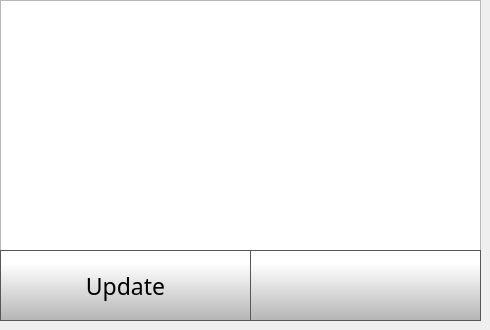
    <widget class="QWidget" name="OTAUpdatePage">
     <widget class="QListWidget" name="updateListWidget">
      <property name="geometry">
       <rect>
        <x>0</x>
        <y>0</y>
        <width>481</width>
        <height>251</height>
       </rect>
      </property>
      <property name="font">
       <font>
        <pointsize>14</pointsize>
       </font>
      </property>
      <property name="contextMenuPolicy">
       <enum>Qt::NoContextMenu</enum>
      </property>
      <property name="styleSheet">
       <string notr="true"> QScrollBar:vertical {
     border: 1px solid black;
border-radius: 5px;
	background-color: rgb(40,40,40);
     width: 80px;
     margin: 70px 0 70px 0;
 }
 QScrollBar::handle:vertical {
border-radius: 5px;
background: qlineargradient(spread:pad, x1:0, y1:1, x2:0, y2:0.188, stop:0 rgba(180, 180, 180, 255), stop:1 rgba(255, 255, 255, 255));
min-height: 20px;
 }
 QScrollBar::add-line:vertical {
     border: 1px solid black;
background: qlineargradient(spread:pad, x1:0, y1:1, x2:0, y2:0.188, stop:0 rgba(180, 180, 180, 255), stop:1 rgba(255, 255, 255, 255));
     height:65px;
border-radius: 5px;
     subcontrol-position: bottom;
     subcontrol-origin: margin;
 }

 QScrollBar::sub-line:vertical {
     border: 1px solid black;
background: qlineargradient(spread:pad, x1:0, y1:1, x2:0, y2:0.188, stop:0 rgba(180, 180, 180, 255), stop:1 rgba(255, 255, 255, 255));
     height: 65px;
border-radius: 5px;
     subcontrol-position: top;
     subcontrol-origin: margin;
 }

QScrollBar::up-arrow:vertical {
 image: url(./templates/img/arrows.png);
    width: 40px;
    height: 40px;
 padding: 5px;
 }
QScrollBar::down-arrow:vertical {
 image: url(./templates/img/arrows-5.png);
    width: 40px;
    height: 40px;
 padding: 5px;
 }

 QScrollBar::add-page:vertical, QScrollBar::sub-page:vertical {
     background: none;
 }

QListView::item {
color: rgb(255, 255, 255);
border-bottom: 1px solid rgb(255, 255, 255);
}

QListView {
    show-decoration-selected: 1; /* make the selection span the entire width of the view */
}

QListView::item:selected {
outline: none;
}


QListView::item:selected:focus {
	outline: none;
}
</string>
      </property>
     </widget>
     <widget class="QPushButton" name="softwareUpdateBackButton">
      <property name="geometry">
       <rect>
        <x>250</x>
        <y>250</y>
        <width>231</width>
        <height>71</height>
       </rect>
      </property>
      <property name="minimumSize">
       <size>
        <width>0</width>
        <height>0</height>
       </size>
      </property>
      <property name="font">
       <font>
        <family>Gotham Light</family>
        <pointsize>9</pointsize>
       </font>
      </property>
      <property name="contextMenuPolicy">
       <enum>Qt::NoContextMenu</enum>
      </property>
      <property name="styleSheet">
       <string notr="true">QPushButton {
     border: 1px solid rgb(87, 87, 87);
	background-color: qlineargradient(spread:pad, x1:0, y1:1, x2:0, y2:0.188, stop:0 rgba(180, 180, 180, 255), stop:1 rgba(255, 255, 255, 255));


}

QPushButton:pressed {
    background-color: qlineargradient(x1: 0, y1: 0, x2: 0, y2: 1,
                                      stop: 0 #dadbde, stop: 1 #f6f7fa);
}

QPushButton:flat {
    border: none; /* no border for a flat push button */
}

QPushButton:default {
    border-color: navy; /* make the default button prominent */
}</string>
      </property>
      <property name="text">
       <string/>
      </property>
      <property name="icon">
       <iconset>
        <normaloff>templates/img/arrows-4.png</normaloff>templates/img/arrows-4.png</iconset>
      </property>
      <property name="iconSize">
       <size>
        <width>50</width>
        <height>50</height>
       </size>
      </property>
      <property name="checkable">
       <bool>false</bool>
      </property>
      <property name="autoDefault">
       <bool>false</bool>
      </property>
      <property name="default">
       <bool>false</bool>
      </property>
      <property name="flat">
       <bool>false</bool>
      </property>
     </widget>
     <widget class="QPushButton" name="performUpdateButton">
      <property name="geometry">
       <rect>
        <x>0</x>
        <y>250</y>
        <width>251</width>
        <height>71</height>
       </rect>
      </property>
      <property name="minimumSize">
       <size>
        <width>0</width>
        <height>0</height>
       </size>
      </property>
      <property name="font">
       <font>
        <family>Gotham Light</family>
        <pointsize>17</pointsize>
       </font>
      </property>
      <property name="contextMenuPolicy">
       <enum>Qt::NoContextMenu</enum>
      </property>
      <property name="styleSheet">
       <string notr="true">QPushButton {
     border: 1px solid rgb(87, 87, 87);
	background-color: qlineargradient(spread:pad, x1:0, y1:1, x2:0, y2:0.188, stop:0 rgba(180, 180, 180, 255), stop:1 rgba(255, 255, 255, 255));


}

QPushButton:pressed {
    background-color: qlineargradient(x1: 0, y1: 0, x2: 0, y2: 1,
                                      stop: 0 #dadbde, stop: 1 #f6f7fa);
}

QPushButton:flat {
    border: none; /* no border for a flat push button */
}

QPushButton:default {
    border-color: navy; /* make the default button prominent */
}</string>
      </property>
      <property name="text">
       <string>Update</string>
      </property>
      <property name="icon">
       <iconset>
        <normaloff>templates/img/update-arrows.png</normaloff>templates/img/update-arrows.png</iconset>
      </property>
      <property name="iconSize">
       <size>
        <width>40</width>
        <height>40</height>
       </size>
      </property>
      <property name="checkable">
       <bool>false</bool>
      </property>
      <property name="autoDefault">
       <bool>false</bool>
      </property>
      <property name="default">
       <bool>false</bool>
      </property>
      <property name="flat">
       <bool>false</bool>
      </property>
     </widget>
    </widget>
